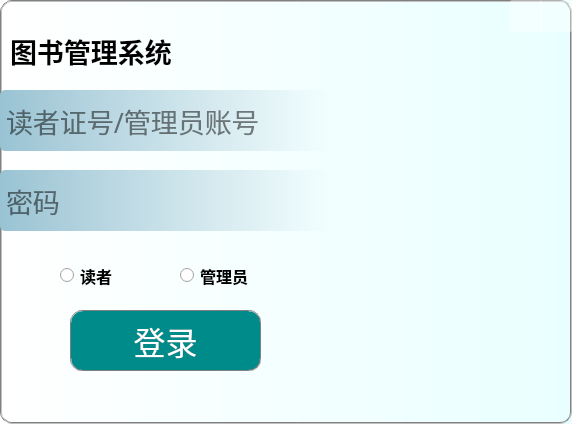
<?xml version="1.0" encoding="UTF-8"?>
<ui version="4.0">
 <class>MainWindow</class>
 <widget class="QMainWindow" name="MainWindow">
  <property name="geometry">
   <rect>
    <x>0</x>
    <y>0</y>
    <width>572</width>
    <height>424</height>
   </rect>
  </property>
  <property name="windowTitle">
   <string>MainWindow</string>
  </property>
  <property name="styleSheet">
   <string notr="true">#MainWindow{
border:2px groove gray;
border-radius:12px;
padding:2px 4px;

color: rgb(255, 255, 255);
background-color: qlineargradient(spread:pad, x1:0, y1:0, x2:1, y2:0, stop:0 rgb(255, 255, 255), stop:1 rgb(233, 255, 255));
border-image: url(:/image/image/login.png)
}</string>
  </property>
  <widget class="QWidget" name="centralwidget">
   <widget class="QLabel" name="label_2">
    <property name="geometry">
     <rect>
      <x>10</x>
      <y>30</y>
      <width>211</width>
      <height>41</height>
     </rect>
    </property>
    <property name="font">
     <font>
      <family>微软雅黑</family>
      <pointsize>20</pointsize>
      <weight>75</weight>
      <bold>true</bold>
     </font>
    </property>
    <property name="text">
     <string>图书管理系统</string>
    </property>
   </widget>
   <widget class="QLineEdit" name="line_account">
    <property name="geometry">
     <rect>
      <x>0</x>
      <y>90</y>
      <width>331</width>
      <height>61</height>
     </rect>
    </property>
    <property name="minimumSize">
     <size>
      <width>331</width>
      <height>61</height>
     </size>
    </property>
    <property name="maximumSize">
     <size>
      <width>331</width>
      <height>61</height>
     </size>
    </property>
    <property name="font">
     <font>
      <family>微软雅黑 Light</family>
      <pointsize>20</pointsize>
     </font>
    </property>
    <property name="styleSheet">
     <string notr="true">border-radius:5px;
padding:2px 4px;
background-color: qlineargradient(spread:pad, x1:0, y1:0, x2:1, y2:0, stop:0 rgba(153,195,211,255), stop:1 rgba(152,195,212, 0));</string>
    </property>
    <property name="text">
     <string/>
    </property>
    <property name="maxLength">
     <number>11</number>
    </property>
    <property name="placeholderText">
     <string>读者证号/管理员账号</string>
    </property>
    <property name="clearButtonEnabled">
     <bool>true</bool>
    </property>
   </widget>
   <widget class="QLineEdit" name="line_password">
    <property name="geometry">
     <rect>
      <x>0</x>
      <y>170</y>
      <width>331</width>
      <height>61</height>
     </rect>
    </property>
    <property name="minimumSize">
     <size>
      <width>331</width>
      <height>61</height>
     </size>
    </property>
    <property name="maximumSize">
     <size>
      <width>331</width>
      <height>61</height>
     </size>
    </property>
    <property name="font">
     <font>
      <family>微软雅黑 Light</family>
      <pointsize>20</pointsize>
     </font>
    </property>
    <property name="styleSheet">
     <string notr="true">border-radius:5px;
padding:2px 4px;
background-color: qlineargradient(spread:pad, x1:0, y1:0, x2:1, y2:0, stop:0 rgba(153,195,211,255), stop:1 rgba(152,195,212, 0));</string>
    </property>
    <property name="maxLength">
     <number>16</number>
    </property>
    <property name="echoMode">
     <enum>QLineEdit::Password</enum>
    </property>
    <property name="placeholderText">
     <string>密码</string>
    </property>
    <property name="clearButtonEnabled">
     <bool>true</bool>
    </property>
   </widget>
   <widget class="QPushButton" name="button_close">
    <property name="geometry">
     <rect>
      <x>540</x>
      <y>0</y>
      <width>32</width>
      <height>32</height>
     </rect>
    </property>
    <property name="minimumSize">
     <size>
      <width>32</width>
      <height>32</height>
     </size>
    </property>
    <property name="maximumSize">
     <size>
      <width>32</width>
      <height>32</height>
     </size>
    </property>
    <property name="font">
     <font>
      <family>微软雅黑</family>
      <pointsize>22</pointsize>
      <weight>75</weight>
      <bold>true</bold>
     </font>
    </property>
    <property name="styleSheet">
     <string notr="true">QPushButton#button_close{
background-image: url(:/image/image/icon/close.png);
border-radius:2px;
padding:2px 4px;
color: rgb(0,128,128);
background-color: rgba(255,255,255, 96);
}

QPushButton#button_close:hover{
background-image: url(:/image/image/icon/close_hover.png);
border-radius:2px;
padding:2px 4px;
color: rgb(0,128,128);
background-color: rgba(240,255,255,144);
}
 
QPushButton#button_close:pressed{
background-image: url(:/image/image/icon/close_press.png);
border-radius:2px;
padding:2px 4px;
color: rgb(0,128,128);
background-color: rgba(225,255,255, 156);
padding-left:6px;
padding-top:6px;
}</string>
    </property>
    <property name="text">
     <string/>
    </property>
   </widget>
   <widget class="QPushButton" name="button_login">
    <property name="geometry">
     <rect>
      <x>70</x>
      <y>310</y>
      <width>191</width>
      <height>61</height>
     </rect>
    </property>
    <property name="font">
     <font>
      <family>微软雅黑 Light</family>
      <pointsize>24</pointsize>
     </font>
    </property>
    <property name="styleSheet">
     <string notr="true">QPushButton#button_login{
border:1px groove gray;
border-radius:12px;
padding:2px 4px;
color: rgb(255, 255, 255);
background-color: rgba(0,139,139, 255);
}
 
QPushButton#button_login:hover{
border:1px groove gray;
border-radius:12px;
padding:2px 4px;
color: rgb(255, 255, 255);
background-color: rgba(0,120,120,196);
}
 
QPushButton#button_login:pressed{
border:1px groove gray;
border-radius:12px;
padding:2px 4px;
color: rgb(255, 255, 255);
background-color: rgba(0,128,128, 222);
padding-left:6px;
padding-top:6px;
}</string>
    </property>
    <property name="text">
     <string>登录</string>
    </property>
   </widget>
   <widget class="QPushButton" name="button_mini">
    <property name="geometry">
     <rect>
      <x>510</x>
      <y>0</y>
      <width>32</width>
      <height>32</height>
     </rect>
    </property>
    <property name="minimumSize">
     <size>
      <width>32</width>
      <height>32</height>
     </size>
    </property>
    <property name="maximumSize">
     <size>
      <width>32</width>
      <height>32</height>
     </size>
    </property>
    <property name="font">
     <font>
      <family>微软雅黑</family>
      <pointsize>22</pointsize>
      <weight>75</weight>
      <bold>true</bold>
     </font>
    </property>
    <property name="styleSheet">
     <string notr="true">QPushButton#button_mini{
background-image: url(:/image/image/icon/minimize.png);
border-radius:2px;
padding:2px 4px;
color: rgb(0,128,128);
background-color: rgba(255,255,255, 96);
}

QPushButton#button_mini:hover{
background-image: url(:/image/image/icon/minimize_hover.png);
border-radius:2px;
padding:2px 4px;
color: rgb(0,128,128);
background-color: rgba(240,255,255,144);
}
 
QPushButton#button_mini:pressed{
background-image: url(:/image/image/icon/minimize_press.png);
border-radius:2px;
padding:2px 4px;
color: rgb(0,128,128);
background-color: rgba(225,255,255, 156);
padding-left:6px;
padding-top:6px;
}</string>
    </property>
    <property name="text">
     <string/>
    </property>
   </widget>
   <widget class="QRadioButton" name="radioButton_admin">
    <property name="geometry">
     <rect>
      <x>180</x>
      <y>260</y>
      <width>81</width>
      <height>31</height>
     </rect>
    </property>
    <property name="font">
     <font>
      <family>微软雅黑</family>
      <pointsize>12</pointsize>
      <weight>75</weight>
      <bold>true</bold>
     </font>
    </property>
    <property name="text">
     <string>管理员</string>
    </property>
   </widget>
   <widget class="QRadioButton" name="radioButton_reader">
    <property name="geometry">
     <rect>
      <x>60</x>
      <y>260</y>
      <width>101</width>
      <height>31</height>
     </rect>
    </property>
    <property name="font">
     <font>
      <family>微软雅黑</family>
      <pointsize>12</pointsize>
      <weight>75</weight>
      <bold>true</bold>
     </font>
    </property>
    <property name="text">
     <string>读者</string>
    </property>
   </widget>
  </widget>
  <widget class="QMenuBar" name="menubar">
   <property name="geometry">
    <rect>
     <x>0</x>
     <y>0</y>
     <width>572</width>
     <height>23</height>
    </rect>
   </property>
  </widget>
 </widget>
 <resources/>
 <connections/>
</ui>
